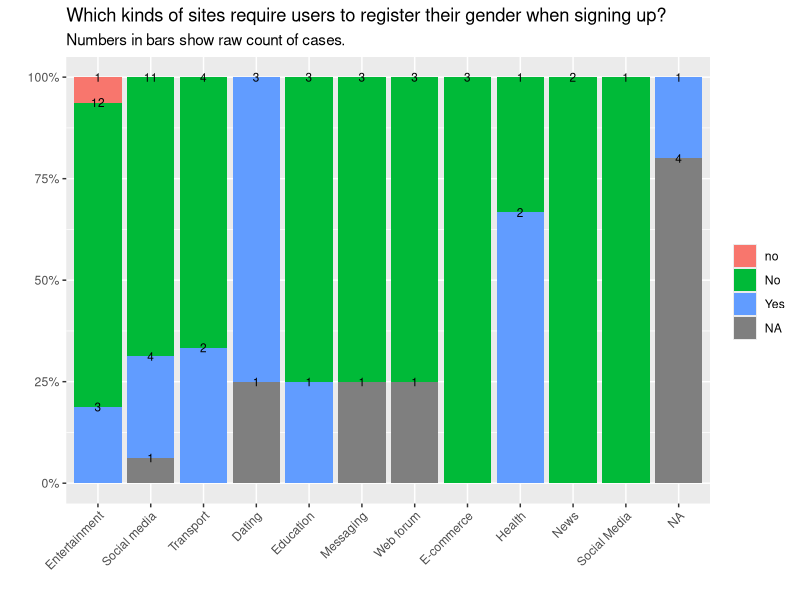
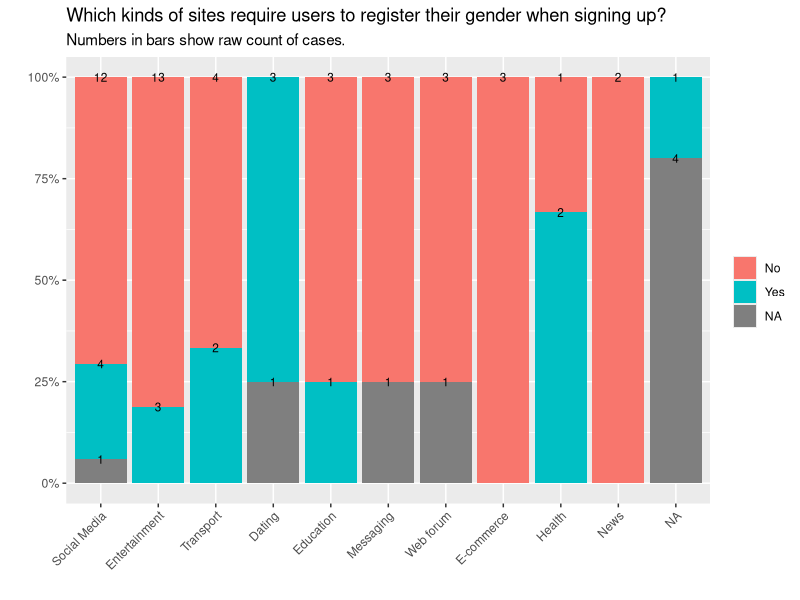
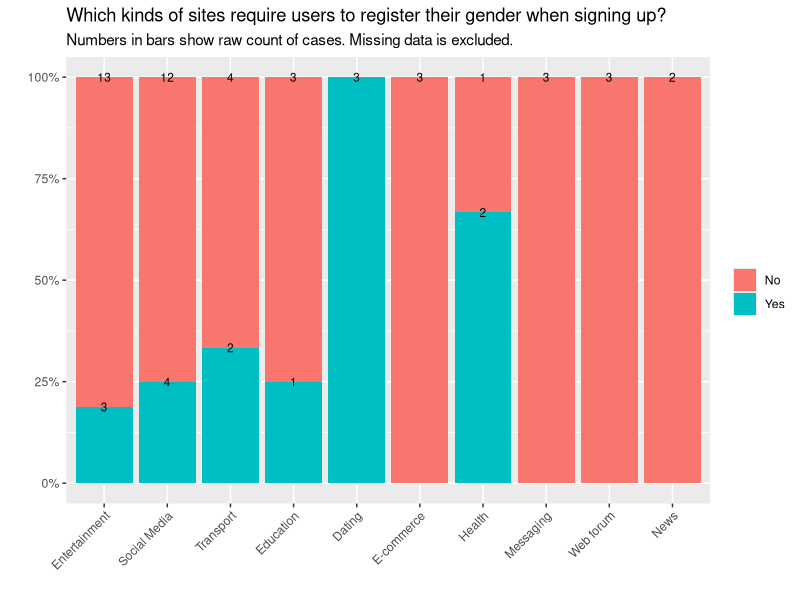
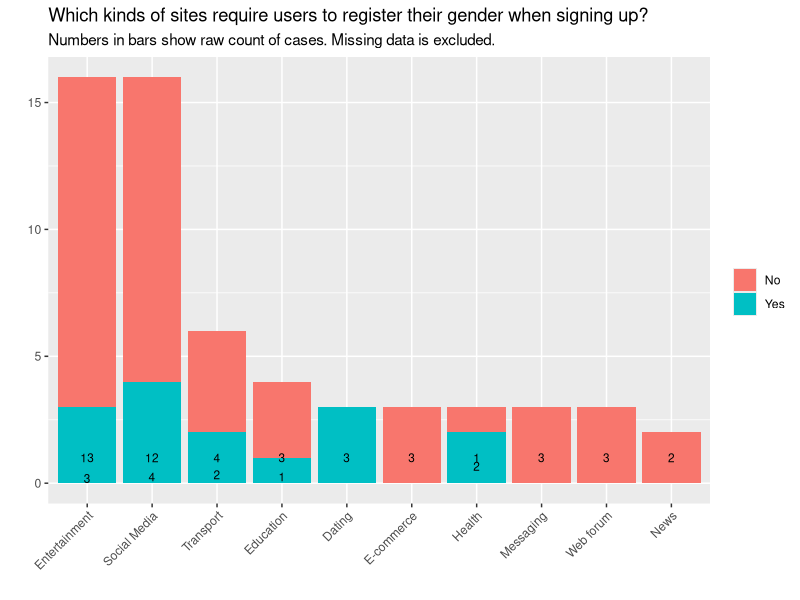
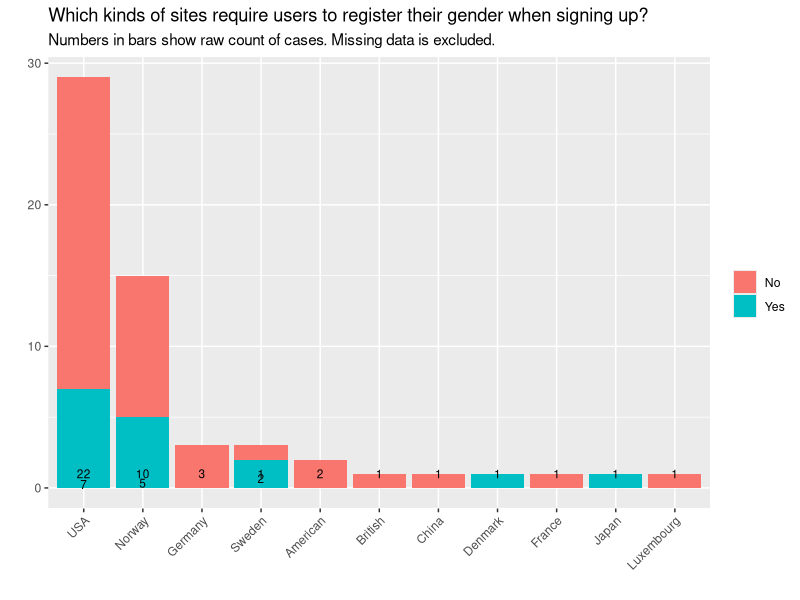
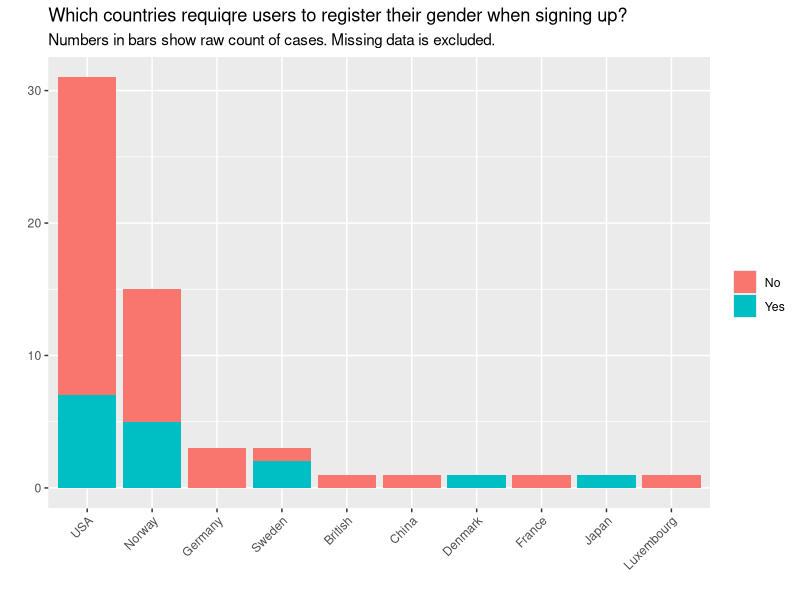
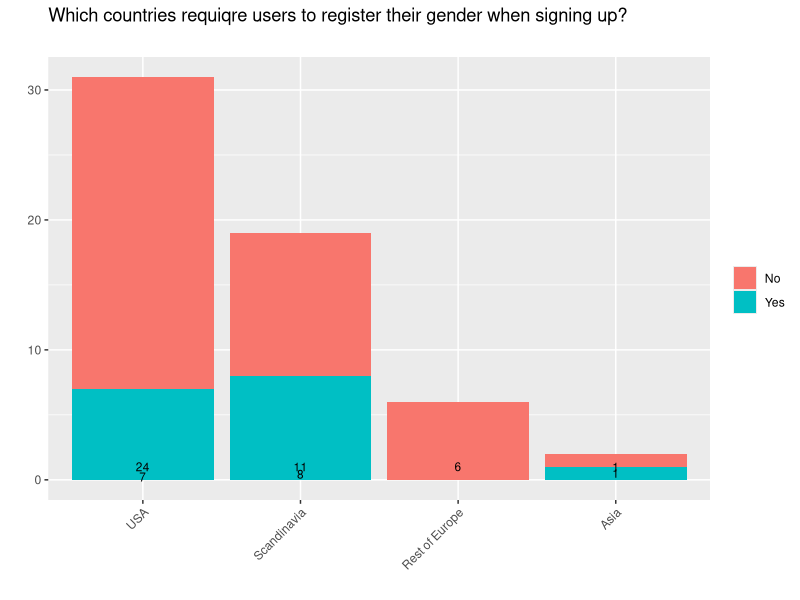
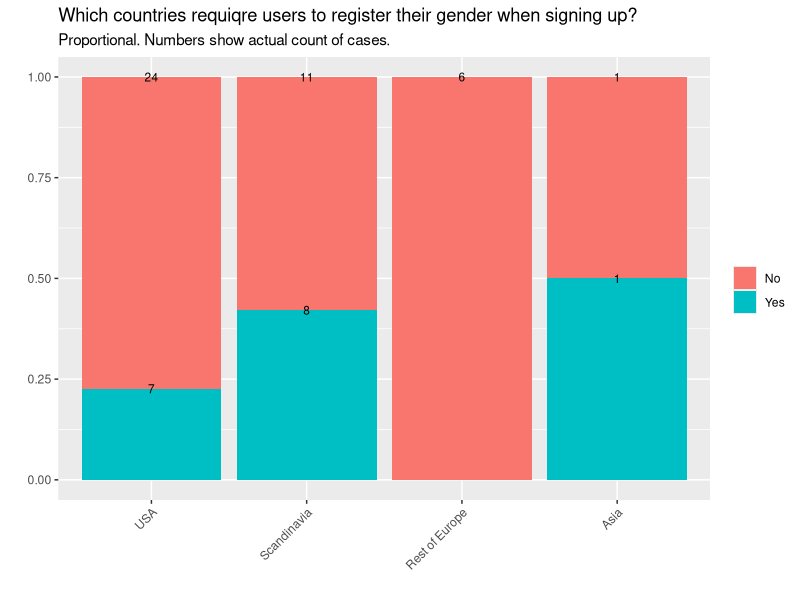

Recreate these plots in R, in order.
## ---- chunk 1

#Load the Tidyverse library.
library(tidyverse)

# Import the csv file as a dataframe and call it platform_gender.
# skip the first three lines (which have instructions)
# Rename headers since R can't handle long headers with spaces 

platform_gender <-
  read_csv2(
    "DIKULT106-gender-binaries-in-online-platforms.csv",
    skip = 3,
    col_select = c(
      "site" = "Site Name",
      "URL" = "URL",
      "require_gender" = "Gender required?",
      "edit_gender" = "Can you choose/change your gender on the site later on?",
      "gender_options" = "Gender options available",
      "country" = "Country it is based in",
      "site_type" = "Type of site",
      "comments" = "Comments (notes that you couldn't fit in the quantitative columns)"
    )
  )



## ---- chunk 2

head(platform_gender)

## ---- chunk 3
platform_gender %>% 
    ggplot(aes(fct_infreq(site_type), fill = require_gender)) +
    geom_bar(position = "fill") +
    geom_text(aes(label = ..count..), stat = "count", position = "fill", size = 3) +
    scale_y_continuous(labels = scales::percent) +
    labs (x = "",
          y = "",
          fill = "",
          title = "Which kinds of sites require users to register their gender when signing up?",
          subtitle ="Numbers in bars show raw count of cases.") +
  theme(axis.text.x = element_text(angle = 45, vjust = 1, hjust=1))
## ---- chunk 4

# Define platform_gender as platform_gender where we recode a value in the 
# require_gender field.
# 
platform_gender <- platform_gender %>% 
  mutate(require_gender = recode(require_gender,
         "no" = "No"),
         site_type = recode(site_type,
         "Social media" = "Social Media"))
## ---- chunk 5
platform_gender %>% 
    ggplot(aes(fct_infreq(site_type), fill = require_gender)) +
    geom_bar(position = "fill") +
    geom_text(aes(label = ..count..), stat = "count", position = "fill", size = 3) +
    scale_y_continuous(labels = scales::percent) +
    labs (x = "",
          y = "",
          fill = "",
          title = "Which kinds of sites require users to register their gender when signing up?",
          subtitle ="Numbers in bars show raw count of cases.") +
  theme(axis.text.x = element_text(angle = 45, vjust = 1, hjust=1))
## ---- chunk 6

# Same code as above, but add the line drop_na() before we start the visualisation 
# with ggplot. 
platform_gender %>% 
  drop_na(require_gender, site_type) %>% 
    ggplot(aes(fct_infreq(site_type), fill = require_gender)) +
    geom_bar(position = "fill") +
    geom_text(aes(label = ..count..), stat = "count", position = "fill", size = 3) +
    scale_y_continuous(labels = scales::percent) +
    labs (x = "",
          y = "",
          fill = "",
          title = "Which kinds of sites require users to register their gender when signing up?",
          subtitle ="Numbers in bars show raw count of cases. Missing data is excluded.") +
  theme(axis.text.x = element_text(angle = 45, vjust = 1, hjust=1))
## ---- chunk 7
# Same code as above, but add the line drop_na() before we start the visualisation 
# with ggplot. 
platform_gender %>% 
  drop_na(require_gender, site_type) %>% 
    ggplot(aes(fct_infreq(site_type), fill = require_gender)) +
    geom_bar() +
    geom_text(aes(label = ..count..), stat = "count", position = "fill", size = 3) +
    labs (x = "",
          y = "",
          fill = "",
          title = "Which kinds of sites require users to register their gender when signing up?",
          subtitle ="Numbers in bars show raw count of cases. Missing data is excluded.") +
  theme(axis.text.x = element_text(angle = 45, vjust = 1, hjust=1))
## ---- chunk 8
platform_gender %>% 
  drop_na(require_gender, country) %>% 
    ggplot(aes(fct_infreq(country), fill = require_gender)) +
    geom_bar() +
    geom_text(aes(label = ..count..), stat = "count", position = "fill", size = 3) +
    labs (x = "",
          y = "",
          fill = "",
          title = "Which kinds of sites require users to register their gender when signing up?",
          subtitle ="Numbers in bars show raw count of cases. Missing data is excluded.") +
  theme(axis.text.x = element_text(angle = 45, vjust = 1, hjust=1))
## ---- chunk 9
platform_gender <- platform_gender %>% 
  mutate(country = recode(country,
         "American" = "USA"))
## ---- chunk 10
platform_gender %>% 
  drop_na(require_gender, country) %>% 
    ggplot(aes(fct_infreq(country), fill = require_gender)) +
    geom_bar() +
   # geom_text(aes(label = ..count..), stat = "count", position = "fill", size = 3) +
    labs (x = "",
          y = "",
          fill = "",
          title = "Which countries requiqre users to register their gender when signing up?",
          subtitle ="Numbers in bars show raw count of cases. Missing data is excluded.") +
  theme(axis.text.x = element_text(angle = 45, vjust = 1, hjust=1))
## ---- chunk 11
platform_gender <- platform_gender %>% 
  mutate(country = recode(country,
         "Norway" = "Scandinavia",
         "Denmark" = "Scandinavia",
         "Sweden" = "Scandinavia",
         "British" = "Rest of Europe",
         "Germany" = "Rest of Europe",
         "France" = "Rest of Europe",
         "Luxembourg" = "Rest of Europe",
         "China" = "Asia",
         "Japan" = "Asia"))
## ---- chunk 12
platform_gender %>% 
  drop_na(require_gender, country) %>% 
    ggplot(aes(fct_infreq(country), fill = require_gender)) +
    geom_bar() +
    geom_text(aes(label = ..count..), stat = "count", position = "fill", size = 3) +
    labs (x = "",
          y = "",
          fill = "",
          title = "Which countries requiqre users to register their gender when signing up?",
          subtitle ="") +
  theme(axis.text.x = element_text(angle = 45, vjust = 1, hjust=1))
## ---- chunk 13
platform_gender %>% 
  drop_na(require_gender, country) %>% 
    ggplot(aes(fct_infreq(country), fill = require_gender)) +
    geom_bar(position = "fill") +
    geom_text(aes(label = ..count..), stat = "count", position = "fill", size = 3) +
    labs (x = "",
          y = "",
          fill = "",
          title = "Which countries requiqre users to register their gender when signing up?",
          subtitle ="Proportional. Numbers show actual count of cases.") +
  theme(axis.text.x = element_text(angle = 45, vjust = 1, hjust=1))
